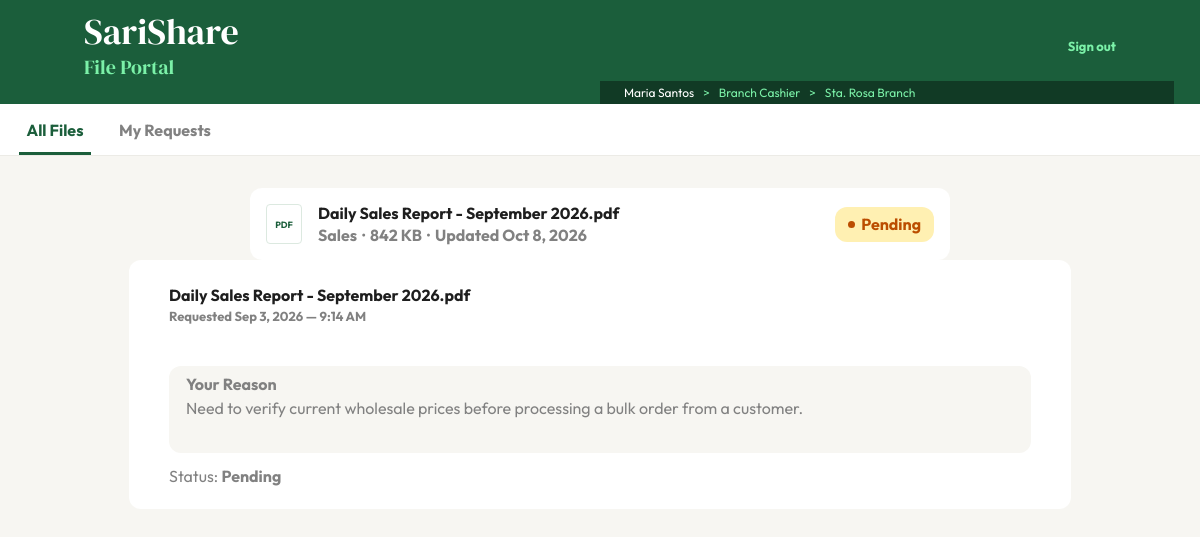
The page /employee.php (signed in) on the database its author committed.
### tables this page shows
CREATE TABLE IF NOT EXISTS files (
  id INT UNSIGNED NOT NULL AUTO_INCREMENT,
  category_id INT UNSIGNED NOT NULL,
  uploaded_by INT UNSIGNED NOT NULL,
  file_name VARCHAR(255) NOT NULL,
  storage_path VARCHAR(500) NOT NULL,
  file_size_bytes BIGINT UNSIGNED NOT NULL DEFAULT 0,
  mime_type VARCHAR(100) NOT NULL DEFAULT 'application/pdf',
  visibility ENUM('branch', 'all_staff', 'managers') NOT NULL DEFAULT 'branch',
  created_at TIMESTAMP NOT NULL DEFAULT CURRENT_TIMESTAMP,
  updated_at TIMESTAMP NOT NULL DEFAULT CURRENT_TIMESTAMP ON UPDATE CURRENT_TIMESTAMP,
  PRIMARY KEY (id),
  KEY idx_files_category (category_id),
  KEY idx_files_uploader (uploaded_by),
  KEY idx_files_updated (updated_at),
  CONSTRAINT fk_files_category FOREIGN KEY (category_id) REFERENCES categories (id)
    ON UPDATE CASCADE ON DELETE RESTRICT,
  CONSTRAINT fk_files_uploader FOREIGN KEY (uploaded_by) REFERENCES users (id)
    ON UPDATE CASCADE ON DELETE RESTRICT
);

CREATE TABLE IF NOT EXISTS categories (
  id INT UNSIGNED NOT NULL AUTO_INCREMENT,
  name VARCHAR(80) NOT NULL,
  PRIMARY KEY (id),
  UNIQUE KEY uq_categories_name (name)
);

CREATE TABLE IF NOT EXISTS access_requests (
  id INT UNSIGNED NOT NULL AUTO_INCREMENT,
  file_id INT UNSIGNED NOT NULL,
  requester_id INT UNSIGNED NOT NULL,
  status ENUM('pending', 'approved', 'denied', 'cancelled') NOT NULL DEFAULT 'pending',
  reviewed_by INT UNSIGNED NULL,
  review_note VARCHAR(500) NULL,
  requested_at TIMESTAMP NOT NULL DEFAULT CURRENT_TIMESTAMP,
  reviewed_at TIMESTAMP NULL DEFAULT NULL,
  PRIMARY KEY (id),
  UNIQUE KEY uq_active_file_request (file_id, requester_id, status),
  KEY idx_requests_requester (requester_id),
  KEY idx_requests_reviewer (reviewed_by),
  CONSTRAINT fk_requests_file FOREIGN KEY (file_id) REFERENCES files (id)
    ON UPDATE CASCADE ON DELETE CASCADE,
  CONSTRAINT fk_requests_requester FOREIGN KEY (requester_id) REFERENCES users (id)
    ON UPDATE CASCADE ON DELETE CASCADE,
  CONSTRAINT fk_requests_reviewer FOREIGN KEY (reviewed_by) REFERENCES users (id)
    ON UPDATE CASCADE ON DELETE SET NULL
);

### auth.php (called while the page is built, shortened)
<?php
function h(?string $value): string
{
    return htmlspecialchars($value ?? '', ENT_QUOTES, 'UTF-8');
}
function currentUser(): ?array
{
    return $_SESSION['user'] ?? null;
}
function requireRole(array $roles): array
{
    $user = currentUser();
    return $user;
}
function roleLabel(string $role): string
{
    return $role === 'staff' ? 'Branch Cashier' : 'Branch Manager';
}

### employee.php (the view, shortened to what this page needs)
<?php
require_once __DIR__ . '/auth.php';
$user = requireRole(['staff']);
$pdo = database();
$fileStatement = $pdo->prepare(
    'SELECT f.id, f.file_name, c.name AS category, f.file_size_bytes, f.updated_at,
            ar.status AS request_status
     FROM files f
     JOIN categories c ON c.id = f.category_id
     JOIN users uploader ON uploader.id = f.uploaded_by
     LEFT JOIN access_requests ar ON ar.file_id = f.id
       AND ar.requester_id = :requester_id
       AND ar.status IN (\'pending\', \'approved\')
     WHERE f.visibility = \'all_staff\'
        OR (f.visibility = \'branch\' AND uploader.branch_id = :branch_id)
     ORDER BY f.updated_at DESC'
);
$fileStatement->execute(['requester_id' => $user['id'], 'branch_id' => $user['branch_id']]);
$files = $fileStatement->fetchAll();
$requestStatement = $pdo->prepare(
    'SELECT f.file_name, ar.requested_at, ar.review_note, ar.status
     FROM access_requests ar
     JOIN files f ON f.id = ar.file_id
     WHERE ar.requester_id = :requester_id
     ORDER BY ar.requested_at DESC'
);
$requestStatement->execute(['requester_id' => $user['id']]);
$requests = $requestStatement->fetchAll();
function formattedSize(int $bytes): string
{
    return number_format($bytes / 1024) . ' KB';
}
?>
<!doctype html>
<html lang="en">
<head>
  <link href="https://fonts.googleapis.com/css2?family=DM+Serif+Display&family=Outfit:wght@400;500;600;700&display=swap" rel="stylesheet"><link rel="stylesheet" href="styles.css">
</head>
<body>
  <header class="topbar">
    <a class="brand" href="employee.php" aria-label="SariShare home"><span class="brand-name">SariShare</span><span class="brand-subtitle">File Portal</span></a>
    <a class="logout-link" href="logout.php">Sign out</a>
    <div class="identity-bar"><strong><?= h($user['full_name']) ?></strong><span aria-hidden="true">&gt;</span><span><?= h(roleLabel($user['role'])) ?></span><span aria-hidden="true">&gt;</span><span><?= h($user['branch_name']) ?></span></div>
  </header>
  <nav class="tabs" aria-label="File sections"><button class="tab is-active" type="button" data-tab="all-files">All Files</button><button class="tab" type="button" data-tab="my-requests">My Requests</button></nav>
  <main>
    <section class="file-list" id="all-files" aria-label="All files">
      <?php foreach ($files as $file): ?>
        <article class="file-row">
          <div class="file-icon" aria-hidden="true"><?= h(strtoupper(pathinfo($file['file_name'], PATHINFO_EXTENSION))) ?></div>
          <div class="file-copy"><h2><?= h($file['file_name']) ?></h2><p><?= h($file['category']) ?> <span>·</span> <?= formattedSize((int) $file['file_size_bytes']) ?> <span>·</span> Updated <?= h(date('M j, Y', strtotime($file['updated_at']))) ?></p></div>
          <?php if ($file['request_status'] === 'pending'): ?>
            <button class="file-action pending" type="button"><span class="status-dot"></span>Pending</button>
          <?php elseif ($file['request_status'] === 'approved'): ?>
            <button class="file-action neutral" type="button">Open</button>
          <?php endif; ?>
        </article>
      <?php endforeach; ?>
    </section>
    <section class="request-list is-hidden" id="my-requests" aria-label="My requests" aria-hidden="true">
      <?php foreach ($requests as $request): ?>
        <article class="request-card"><div class="request-heading"><h2><?= h($request['file_name']) ?></h2><p>Requested <?= h(date('M j, Y — g:i A', strtotime($request['requested_at']))) ?></p></div><div class="request-reason"><strong>Your Reason</strong><span><?= h($request['review_note'] ?: 'No reason provided.') ?></span></div><p class="request-duration"><span>Status:</span> <strong><?= h(ucfirst($request['status'])) ?></strong></p></article>
      <?php endforeach; ?>
    </section>
  </main>
</body>
</html>

### styles.css (style rules this page uses)
:root { --green: #1b5e3b; --deep-green: #113a25; --mid-green: #216742; --mint: #7bf1a8; --paper: #f7f6f2; --ink: #1e1e1e; --muted: #818181; --line: #ecebe6; }
* { box-sizing: border-box; }
html { scroll-behavior: smooth; }
body { margin: 0; background: var(--paper); color: var(--ink); font-family: 'Outfit', sans-serif; }
button { border: 0; font: inherit; cursor: pointer; }
.topbar { position: relative; min-height: 104px; padding: 14px max(7vw, 24px) 0; background: var(--green); color: white; }
.brand { display: inline-flex; flex-direction: column; text-decoration: none; line-height: .9; }
.brand-name { color: white; font: 400 clamp(2rem, 3vw, 2.4rem)/1 'DM Serif Display', serif; }
.brand-subtitle { margin-top: 7px; color: var(--mint); font: 400 1.25rem/1 'DM Serif Display', serif; }
.identity-bar { position: absolute; left: 50%; bottom: 0; width: min(574px, 48vw); min-height: 23px; padding: 3px 24px; display: flex; gap: 9px; align-items: center; color: white; background: var(--deep-green); font-size: 12px; }
.identity-bar span { color: var(--mint); }
.identity-bar strong { font-weight: 400; }
.tabs { height: 52px; display: flex; align-items: stretch; background: white; border-bottom: 1px solid var(--line); }
.tab { position: relative; width: 110px; color: var(--muted); background: white; font-size: 16px; font-weight: 700; }
.tab.is-active { color: var(--green); }
.tab.is-active::after { position: absolute; bottom: 0; left: 19px; right: 19px; height: 3px; background: var(--green); content: ''; }
main { max-width: 700px; margin: 32px auto 60px; }
.file-list { display: grid; gap: 17px; }
.file-row { min-height: 72px; display: flex; align-items: center; gap: 16px; padding: 12px 16px; background: white; border-radius: 12px; transition: transform .2s ease, box-shadow .2s ease; }
.file-icon { width: 36px; height: 40px; flex: 0 0 36px; display: grid; place-items: center; color: var(--green); border: 1px solid #dce9e0; border-radius: 4px; font-size: 9px; font-weight: 700; }
.file-copy { min-width: 0; flex: 1; }
.file-copy h2 { margin: 0 0 2px; overflow: hidden; color: var(--ink); font-size: 16px; font-weight: 700; text-overflow: ellipsis; white-space: nowrap; }
.file-copy p { margin: 0; color: var(--muted); font-size: 16px; font-weight: 700; }
.file-copy p span { padding: 0 2px; }
.file-action { min-width: 70px; height: 35px; padding: 0 13px; border-radius: 12px; color: var(--ink); font-size: 16px; font-weight: 700; white-space: nowrap; }
.file-action.pending { min-width: 94px; display: inline-flex; align-items: center; justify-content: center; gap: 6px; color: #bb4d00; background: rgba(255, 204, 0, .3); }
.status-dot { width: 7px; height: 7px; border-radius: 50%; background: #bb4d00; }
.logout-link { position: absolute; top: 38px; right: max(7vw, 24px); color: var(--mint); font-size: 13px; font-weight: 700; text-decoration: none; }
.is-hidden { display: none; }
.request-list { display: grid; gap: 49px; width: min(942px, calc(100vw - 32px)); margin-left: 50%; transform: translateX(-50%); }
.request-card { min-height: 223px; padding: 25px 40px 23px; background: white; border-radius: 12px; }
.request-heading h2 { margin: 0 0 3px; color: var(--ink); font-size: 16px; font-weight: 700; }
.request-heading p { margin: 0; color: var(--muted); font-size: 13px; font-weight: 700; }
.request-reason { min-height: 87px; display: flex; flex-direction: column; gap: 1px; margin-top: 42px; padding: 7px 17px; background: var(--paper); border-radius: 12px; color: var(--muted); font-size: 16px; line-height: 1.45; }
.request-reason strong { font-weight: 700; }
.request-reason span { font-weight: 400; }
.request-duration { margin: 13px 0 0; color: var(--muted); font-size: 16px; }
.request-duration span { font-weight: 400; }
.request-duration strong { font-weight: 700; }

### rows shown on the page
files: file_name "PDF", file_name "Daily Sales Report - September 2026.pdf", category.name "Sales", file_size_bytes "842 KB", updated_at "Oct 8, 2026"
access_requests: file.file_name "Daily Sales Report - September 2026.pdf", requested_at "Sep 3, 2026 — 9:14 AM", review_note "Need to verify current wholesale prices before processing a bulk order from a customer.", status "Pending"

### other values the page prints
$user['full_name'] "Maria Santos"
roleLabel($user['role']) "Branch Cashier"
$user['branch_name'] "Sta. Rosa Branch"
